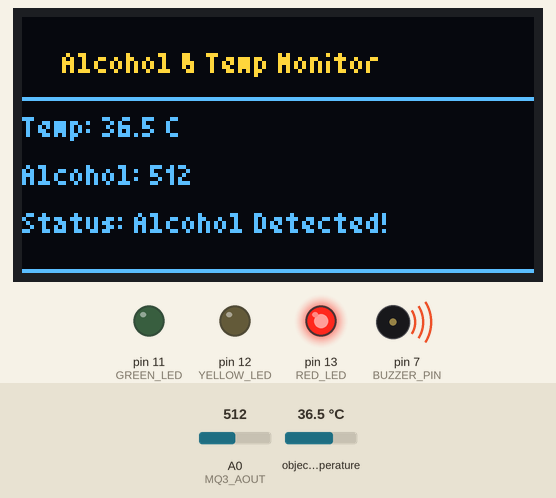
Recording of a sketch running on a simulated Arduino Uno, built with avr-gcc and run on an emulated ATmega328P. Parts: 128×64 one-colour display, output pins drawn as LEDs (lit = HIGH), buzzer (waves = sounding). The test bench sets the inputs (shaded band); at power-on: A0 (MQ3_AOUT) = 512, object temperature 36.5 °C. The OLED is the two-colour kind (top 16 rows yellow); what the sketch prints to the serial monitor is not drawn.

Above: at 2.7 s.
2.8 s: A0 (MQ3_AOUT) set to 128
At 4.8 s:
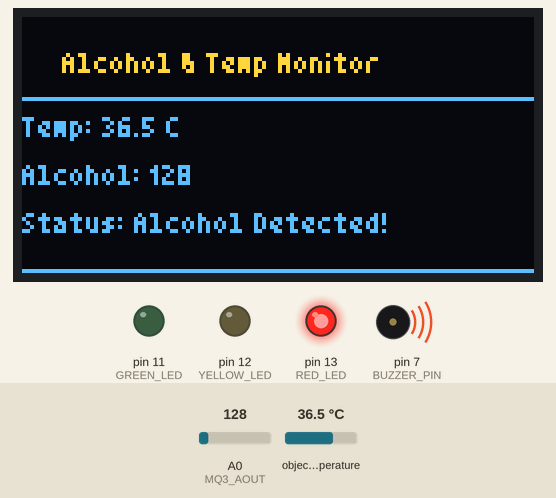
5.1 s: A0 (MQ3_AOUT) set to 112
At 6.5 s:
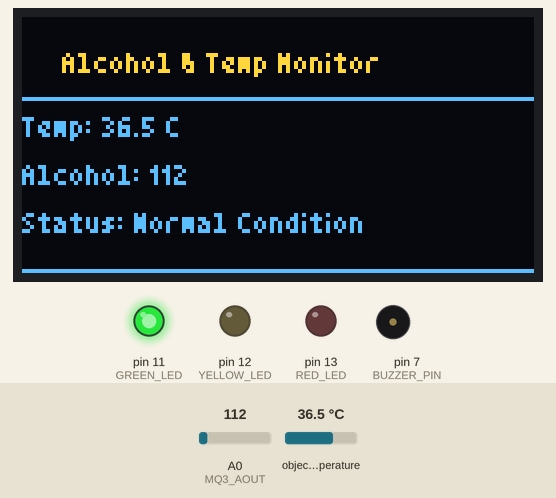
7.2 s: object temperature set to 37.5 °C
9.2 s: object temperature set to 38.4 °C
At 11.0 s:
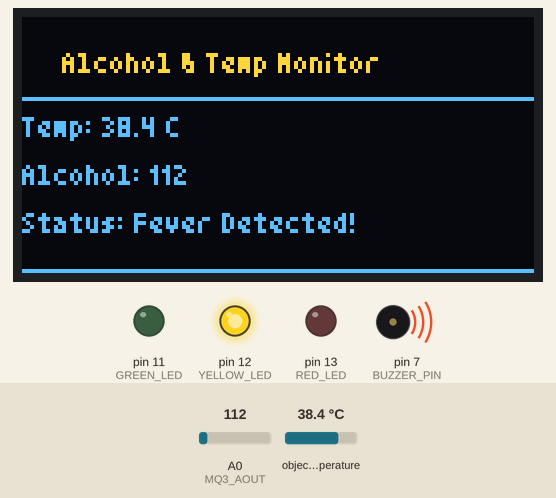
11.3 s: A0 (MQ3_AOUT) set to 122
At 12.6 s:
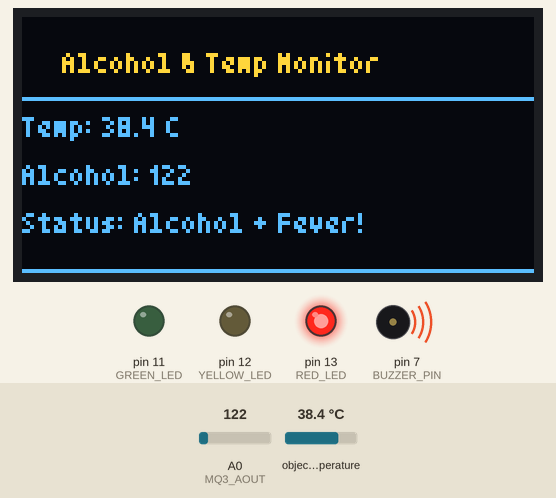
13.4 s: object temperature set to 20 °C
At 14.3 s:
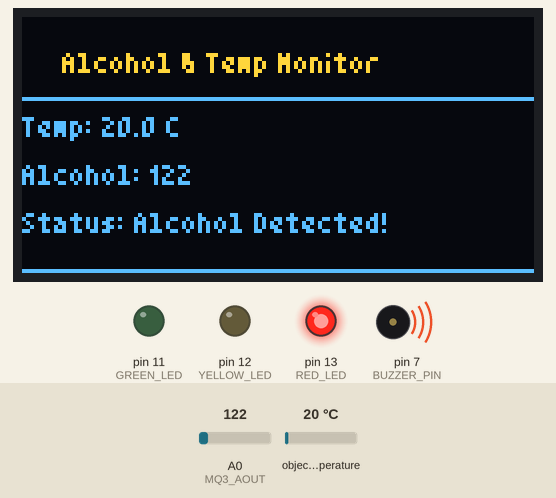
Timing chart, 0 to 16.4 s (numbered marks = the images above; inputs shaded):
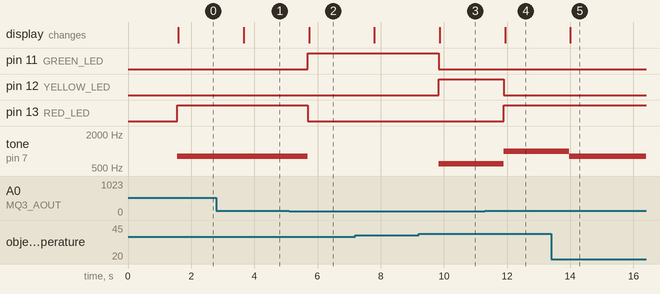

Measured:
- the behaviour switches between 121 and 120 on A0 (MQ3_AOUT) (found by bisection; images 1 and 2)
- the behaviour switches between 37.9 and 38 °C on object temperature (found by bisection; images 2 and 3)
- after the input at 2.8 s, the display: changes after 0.86 s (image 1)
- after the input at 5.1 s, pin 11 (GREEN_LED): LOW → HIGH after 0.60 s; pin 13 (RED_LED): HIGH → LOW after 0.60 s; tone on pin 7 (BUZZER_PIN): 800 Hz → silent after 0.60 s; the display: changes after 0.63 s (image 2)
- after the input at 9.2 s, pin 11 (GREEN_LED): HIGH → LOW after 0.64 s; pin 12 (YELLOW_LED): LOW → HIGH after 0.64 s; tone on pin 7 (BUZZER_PIN): silent → 600 Hz after 0.64 s; the display: changes after 0.67 s (image 3)
- after the input at 11.3 s, pin 12 (YELLOW_LED): HIGH → LOW after 0.60 s; pin 13 (RED_LED): LOW → HIGH after 0.60 s; tone on pin 7 (BUZZER_PIN): 600 Hz → 1000 Hz after 0.60 s; the display: changes after 0.64 s (image 4)
- after the input at 13.4 s, tone on pin 7 (BUZZER_PIN): 1000 Hz → 800 Hz after 0.57 s; the display: changes after 0.61 s (image 5)

The sketch:

Nithya4.ino
```cpp
#include <Wire.h>
#include <Adafruit_GFX.h>
#include <Adafruit_SSD1306.h>
#include <Adafruit_MLX90614.h>
#include <Fonts/TomThumb.h>

// Pins
#define MQ3_AOUT A0
#define BUZZER_PIN 7
#define RED_LED 13
#define YELLOW_LED 12
#define GREEN_LED 11

// OLED settings
#define SCREEN_WIDTH 128
#define SCREEN_HEIGHT 64
Adafruit_SSD1306 display(SCREEN_WIDTH, SCREEN_HEIGHT, &Wire, -1);

// Sensors
Adafruit_MLX90614 mlx = Adafruit_MLX90614();

void setup() {
  Serial.begin(9600);
  mlx.begin();

  pinMode(MQ3_AOUT, INPUT);
  pinMode(BUZZER_PIN, OUTPUT);
  pinMode(RED_LED, OUTPUT);
  pinMode(YELLOW_LED, OUTPUT);
  pinMode(GREEN_LED, OUTPUT);


  // OLED initialize
  if (!display.begin(SSD1306_SWITCHCAPVCC, 0x3C)) {
    Serial.println(F("OLED initialization failed"));
    for (;;)
      ;
  }

  display.clearDisplay();
  display.setTextColor(SSD1306_WHITE);
  display.setTextSize(1);
  display.setCursor(0, 25);
  display.println("System Initializing..");
  display.display();
  delay(1500);
}


void loop() {
  int alcoholValue = analogRead(MQ3_AOUT);
  float temperature = mlx.readObjectTempC();

  bool alcoholDetected = (alcoholValue > 120);
  bool abnormalTemp = (temperature >= 38.0);  // || temperature <= 33.5

  String statusMsg;

  if (alcoholDetected && abnormalTemp) {
    statusMsg = "Alcohol + Fever!";
    tone(BUZZER_PIN, 1000);
    digitalWrite(RED_LED, HIGH);
    digitalWrite(YELLOW_LED, LOW);
    digitalWrite(GREEN_LED, LOW);
  } else if (alcoholDetected) {
    statusMsg = "Alcohol Detected!";
    tone(BUZZER_PIN, 800);
    digitalWrite(RED_LED, HIGH);
    digitalWrite(YELLOW_LED, LOW);
    digitalWrite(GREEN_LED, LOW);
  } else if (abnormalTemp) {
    statusMsg = "Fever Detected!";
    tone(BUZZER_PIN, 600);
    digitalWrite(RED_LED, LOW);
    digitalWrite(YELLOW_LED, HIGH);
    digitalWrite(GREEN_LED, LOW);
  } else {
    statusMsg = "Normal Condition";
    noTone(BUZZER_PIN);
    digitalWrite(RED_LED, LOW);
    digitalWrite(YELLOW_LED, LOW );
    digitalWrite(GREEN_LED, HIGH);
  }

  Serial.print("Temperature: ");
  Serial.print(temperature);
  Serial.print(" °C  |  Alcohol: ");
  Serial.println(alcoholValue);

  display.clearDisplay();
  display.setFont(&TomThumb);  // Tiny readable font
  display.setTextColor(SSD1306_WHITE);

  // Header
  display.setCursor(10, 14);
  display.println("Alcohol & Temp Monitor");
  display.drawLine(0, 20, 127, 20, SSD1306_WHITE);  // Top divider line

  // Sensor readings
  display.setCursor(0, 30);
  display.print("Temp: ");
  display.print(temperature, 1);
  display.println(" C");

  display.setCursor(0, 42);
  display.print("Alcohol: ");
  display.println(alcoholValue);

  // Status
  display.setCursor(0, 54);
  display.print("Status: ");
  display.println(statusMsg);

  // Bottom border line
  display.drawLine(0, 63, 127, 63, SSD1306_WHITE);  // bottom edge line (y = 63 is the OLED’s last row)

  display.display();


  delay(1000);
}
```
